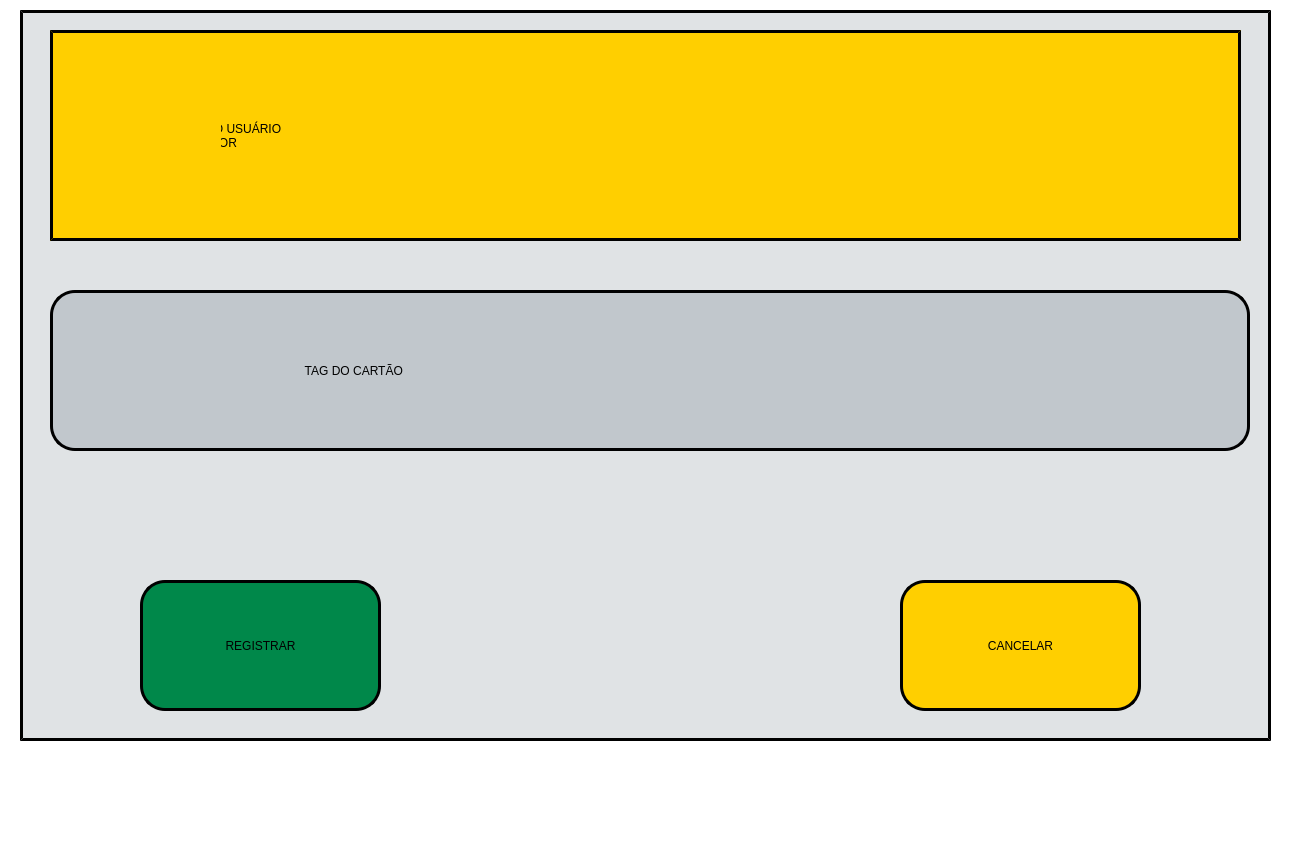
<?xml version="1.0" encoding="UTF-8"?>
<ui version="4.0">
 <class>Aproxime_cartao</class>
 <widget class="QMainWindow" name="Aproxime_cartao">
  <property name="geometry">
   <rect>
    <x>0</x>
    <y>0</y>
    <width>1290</width>
    <height>841</height>
   </rect>
  </property>
  <property name="minimumSize">
   <size>
    <width>1290</width>
    <height>841</height>
   </size>
  </property>
  <property name="maximumSize">
   <size>
    <width>1290</width>
    <height>841</height>
   </size>
  </property>
  <property name="windowTitle">
   <string>MainWindow</string>
  </property>
  <property name="styleSheet">
   <string notr="true">background-color: rgb(255, 255, 255);</string>
  </property>
  <property name="animated">
   <bool>true</bool>
  </property>
  <widget class="QWidget" name="centralwidget">
   <widget class="QLabel" name="label_fundo">
    <property name="geometry">
     <rect>
      <x>20</x>
      <y>10</y>
      <width>1251</width>
      <height>731</height>
     </rect>
    </property>
    <property name="styleSheet">
     <string notr="true">border-style: outset;
border-color: rgb(0, 0, 0);
border-width:3px;
font: 75 85pt &quot;Bosch Sans Bold&quot;;
border-radius: 0px;
background-color: rgb(224, 227, 229);</string>
    </property>
    <property name="text">
     <string/>
    </property>
   </widget>
   <widget class="QLabel" name="label_insira_cracha">
    <property name="geometry">
     <rect>
      <x>50</x>
      <y>30</y>
      <width>1191</width>
      <height>211</height>
     </rect>
    </property>
    <property name="styleSheet">
     <string notr="true">border-style: outset;
border-color: rgb(0, 0, 0);
border-width:3px;
font: 75 42pt &quot;Bosch Sans Bold&quot;;
border-radius: 0px;
background-color: rgb(255, 207, 0);</string>
    </property>
    <property name="text">
     <string>            INSIRA O CRACHÁ DO USUÁRIO 
                        SOBRE O LEITOR</string>
    </property>
   </widget>
   <widget class="QLabel" name="label_cartao">
    <property name="geometry">
     <rect>
      <x>70</x>
      <y>320</y>
      <width>151</width>
      <height>101</height>
     </rect>
    </property>
    <property name="styleSheet">
     <string notr="true">border-style: outset;
border-color: rgb(0, 0, 0);
border-width:0px;
font: 75 32pt &quot;Bosch Sans Bold&quot;;
border-radius: 25px;
background-color: rgb(193, 199, 204);</string>
    </property>
    <property name="text">
     <string/>
    </property>
    <property name="pixmap">
     <pixmap>imagens/Cartao.png</pixmap>
    </property>
    <property name="scaledContents">
     <bool>true</bool>
    </property>
   </widget>
   <widget class="QLabel" name="label_imagem_leitor">
    <property name="geometry">
     <rect>
      <x>70</x>
      <y>60</y>
      <width>151</width>
      <height>151</height>
     </rect>
    </property>
    <property name="styleSheet">
     <string notr="true">border-style: outset;
border-color: rgb(0, 0, 0);
border-width:0px;
font: 75 44pt &quot;Bosch Sans Bold&quot;;
border-radius: 0px;
background-color: rgb(255, 207, 0);</string>
    </property>
    <property name="text">
     <string/>
    </property>
    <property name="pixmap">
     <pixmap>imagens/Leitor.png</pixmap>
    </property>
    <property name="scaledContents">
     <bool>true</bool>
    </property>
   </widget>
   <widget class="QPushButton" name="botao_registrar">
    <property name="geometry">
     <rect>
      <x>140</x>
      <y>580</y>
      <width>241</width>
      <height>131</height>
     </rect>
    </property>
    <property name="styleSheet">
     <string notr="true">border-style: outset;
border-color: rgb(0, 0, 0);
border-width:3px;
font: 75 26pt &quot;Bosch Sans Bold&quot;;
border-radius: 25px;
background-color: rgb(0, 136, 74);</string>
    </property>
    <property name="text">
     <string>REGISTRAR</string>
    </property>
   </widget>
   <widget class="QPushButton" name="botao_cancelar">
    <property name="geometry">
     <rect>
      <x>900</x>
      <y>580</y>
      <width>241</width>
      <height>131</height>
     </rect>
    </property>
    <property name="styleSheet">
     <string notr="true">border-style: outset;
border-color: rgb(0, 0, 0);
border-width:3px;
font: 75 26pt &quot;Bosch Sans Bold&quot;;
border-radius: 25px;
background-color: rgb(255, 207, 0);</string>
    </property>
    <property name="text">
     <string>CANCELAR</string>
    </property>
   </widget>
   <widget class="QLineEdit" name="lineEdit_tag_cartao">
    <property name="geometry">
     <rect>
      <x>240</x>
      <y>300</y>
      <width>991</width>
      <height>141</height>
     </rect>
    </property>
    <property name="styleSheet">
     <string notr="true">border-style: inside;
border-color: rgb(0, 0, 0);
border-width:3px;
font: 75 32pt &quot;Bosch Sans Bold&quot;;
border-radius: 25px;
background-color: rgb(193, 199, 204);</string>
    </property>
    <property name="text">
     <string>                  TAG DO CARTÃO</string>
    </property>
   </widget>
   <widget class="QLabel" name="label_fundo_tag">
    <property name="geometry">
     <rect>
      <x>50</x>
      <y>290</y>
      <width>1200</width>
      <height>161</height>
     </rect>
    </property>
    <property name="styleSheet">
     <string notr="true">border-style: outset;
border-color: rgb(0, 0, 0);
border-width:3px;
font: 75 32pt &quot;Bosch Sans Bold&quot;;
border-radius: 25px;
background-color: rgb(193, 199, 204);</string>
    </property>
    <property name="text">
     <string/>
    </property>
   </widget>
   <widget class="QLabel" name="Label_Borda">
    <property name="geometry">
     <rect>
      <x>0</x>
      <y>783</y>
      <width>1290</width>
      <height>18</height>
     </rect>
    </property>
    <property name="text">
     <string/>
    </property>
    <property name="pixmap">
     <pixmap>Imagens/Borda.png</pixmap>
    </property>
    <property name="scaledContents">
     <bool>true</bool>
    </property>
   </widget>
   <zorder>label_fundo</zorder>
   <zorder>label_insira_cracha</zorder>
   <zorder>label_imagem_leitor</zorder>
   <zorder>botao_registrar</zorder>
   <zorder>botao_cancelar</zorder>
   <zorder>label_fundo_tag</zorder>
   <zorder>label_cartao</zorder>
   <zorder>lineEdit_tag_cartao</zorder>
   <zorder>Label_Borda</zorder>
  </widget>
  <widget class="QMenuBar" name="menubar">
   <property name="geometry">
    <rect>
     <x>0</x>
     <y>0</y>
     <width>1290</width>
     <height>21</height>
    </rect>
   </property>
  </widget>
  <widget class="QStatusBar" name="statusbar"/>
 </widget>
 <resources/>
 <connections/>
</ui>
